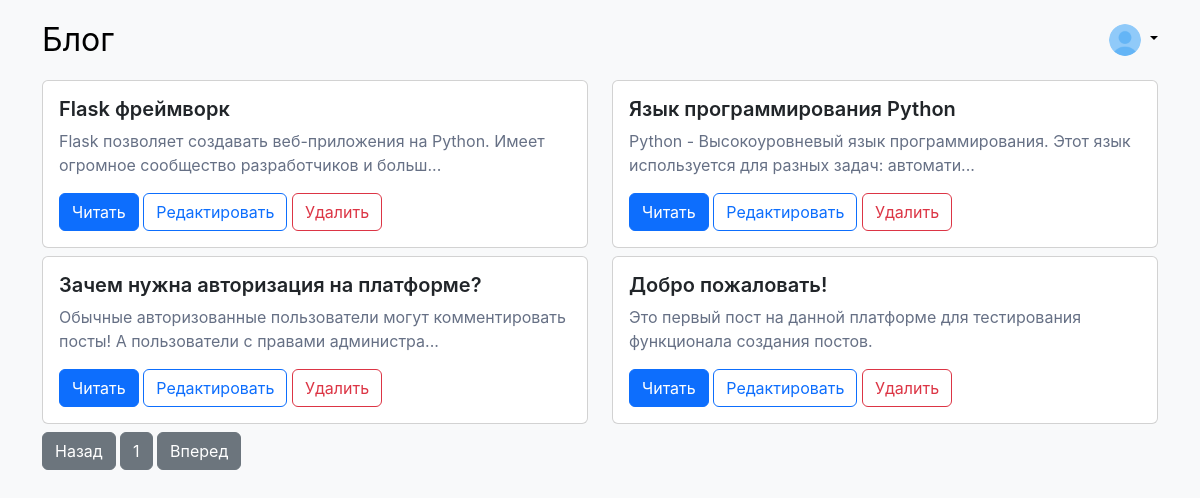
The page / (signed in) on the database its author committed.
### tables this page shows
CREATE TABLE posts (
				id INTEGER PRIMARY KEY AUTOINCREMENT,
				title TEXT,
				content TEXT
			);

### routes.py (the view)
		@self.app.route('/')
		def index():
			pageId = 1
			posts = self.dbController.getPostsOnPage(pageId)
			numberOfpages = self.dbController.getNumberOfPages()
			return render_template(
				'index.html',
				posts = posts,
				pageId = pageId,
				numberOfpages = numberOfpages
			)

### db/ConnectionHelper.py (called while the page is built)
	def getConnection(self):
		return self.connection

	def close(self):
		self.connection.commit()
		self.connection.close()

	def __del__(self):
		self.close()

### db/DataBaseController.py (called while the page is built)
	def getPostsOnPage(self, pageId):
		return self.postModel.getPostsOnPage(pageId)

	def getNumberOfPages(self):
		return self.postModel.getNumberOfPages()

### db/PostModel.py (called while the page is built)
	def getPosts(self):
		connectionHelper = ConnectionHelper()
		connection = connectionHelper.getConnection()
		cursor = connection.cursor()
		cursor.execute("SELECT * FROM posts ORDER BY id DESC")
		ret = cursor.fetchall()
		return ret

	def getPostsOnPage(self, pageId):
		posts = self.getPosts()
		postsPerPage = 4
		startIndex = (pageId - 1) * postsPerPage
		endIndex = startIndex + postsPerPage
		return posts[startIndex:endIndex]

	def getNumberOfPages(self):
		posts = self.getPosts()
		return (len(posts) + 4 - 1) // 4

### templates/index.html (shortened to what this page needs)
{% extends 'layout.html' %}
{% block content %}
{% if posts|length > 0 %}
<div class="post-container pb-2">
	<div class="row">
	{% for post in posts %}
	<div class="col-sm-6 pb-2">
		<div class="card">
			<div class="card-body">
				<h5 class="card-title">{{ post[1] }}</h5>
				{% if post[2]|length > 100 %}
				<p class="card-text">{{ post[2][:100] }}...</p>
				{% else %}
				<p class="card-text">{{ post[2][:100] }}</p>
				{% endif %}
				<a href="/post/{{ post[0] }}" class="btn btn-primary">Читать</a>
				{% if session["role"] == "admin" %}
					<a href="./editPost/{{ post[0] }}" class="btn btn-outline-primary">Редактировать</a>
					<button type="button" onclick="setPostInformation('{{ post[1] }}', '{{ post[0] }}')" class="btn btn-outline-danger" data-bs-toggle="modal" data-bs-target="#deletePostModal">
						Удалить
					</button>
				{% endif %}
			</div>
		</div>
	</div>
	{% endfor %}
	</div>
	{% if pageId - 1 > 0 %}
	<a href="{{ url_for('explore', pageId = pageId - 1)}}" class="btn btn-primary">Назад</a>
	{% else %}
	<a class="btn btn-secondary">Назад</a>
	{% endif %}
	<a class="btn btn-secondary">{{ pageId }}</a>
	{% if numberOfpages > pageId %}
	<a href="{{ url_for('explore', pageId = pageId + 1)}}" class="btn btn-primary">Вперед</a>
	{% else %}
	<a class="btn btn-secondary">Вперед</a>
	{% endif %}
</div>
{% else %}
<div class="alert alert-info" role="alert">
Здесь пока ничего нет
</div>
{% endif %}
{% endblock %}

### static/styles/style.css (style rules this page uses)
body { font-family: Inter,-apple-system,BlinkMacSystemFont,Segoe UI,Roboto,Helvetica,Arial,sans-serif,Apple Color Emoji,Segoe UI Emoji,Segoe UI Symbol; }
.card-title { font-weight: 600; }
.card-text { color: #667085; }

### rows shown on the page
posts: title "Flask фреймворк", content "Flask позволяет создавать веб-приложения на Python. Имеет огромное сообщество разработчиков и больш"
posts: title "Язык программирования Python", content "Python - Высокоуровневый язык программирования. Этот язык используется для разных задач: автомати"
posts: title "Зачем нужна авторизация на платформе?", content "Обычные авторизованные пользователи могут комментировать посты! А пользователи с правами администра"
posts: title "Добро пожаловать!", content "Это первый пост на данной платформе для тестирования функционала создания постов."

### other values the page prints
{{ pageId }} "1"
